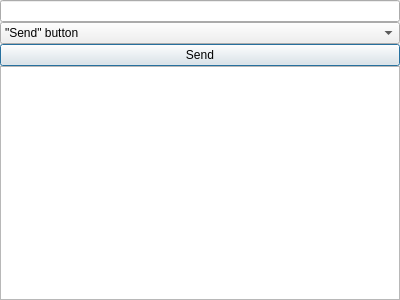
<?xml version="1.0" encoding="UTF-8"?>
<ui version="4.0">
 <class>InputText</class>
 <widget class="QDialog" name="InputText">
  <property name="geometry">
   <rect>
    <x>0</x>
    <y>0</y>
    <width>400</width>
    <height>300</height>
   </rect>
  </property>
  <property name="windowTitle">
   <string>Input text</string>
  </property>
  <layout class="QGridLayout" name="gridLayout">
   <property name="leftMargin">
    <number>0</number>
   </property>
   <property name="topMargin">
    <number>0</number>
   </property>
   <property name="rightMargin">
    <number>0</number>
   </property>
   <property name="bottomMargin">
    <number>0</number>
   </property>
   <property name="spacing">
    <number>0</number>
   </property>
   <item row="0" column="0">
    <widget class="QLineEdit" name="WPM">
     <property name="alignment">
      <set>Qt::AlignCenter</set>
     </property>
    </widget>
   </item>
   <item row="4" column="0">
    <widget class="QPlainTextEditKey" name="InputTextX">
     <property name="font">
      <font>
       <family>Courier New</family>
       <pointsize>10</pointsize>
      </font>
     </property>
     <property name="plainText">
      <string/>
     </property>
    </widget>
   </item>
   <item row="2" column="0">
    <widget class="QPushButton" name="SendB">
     <property name="text">
      <string>Send</string>
     </property>
    </widget>
   </item>
   <item row="1" column="0">
    <widget class="QComboBox" name="SendMode">
     <item>
      <property name="text">
       <string>&quot;Send&quot; button</string>
      </property>
     </item>
     <item>
      <property name="text">
       <string>&quot;Enter&quot; key</string>
      </property>
     </item>
     <item>
      <property name="text">
       <string>Every key</string>
      </property>
     </item>
    </widget>
   </item>
  </layout>
 </widget>
 <customwidgets>
  <customwidget>
   <class>QPlainTextEditKey</class>
   <extends>QPlainTextEdit</extends>
   <header>qplaintexteditkey.h</header>
  </customwidget>
 </customwidgets>
 <tabstops>
  <tabstop>WPM</tabstop>
  <tabstop>SendMode</tabstop>
  <tabstop>SendB</tabstop>
  <tabstop>InputTextX</tabstop>
 </tabstops>
 <resources/>
 <connections/>
</ui>
